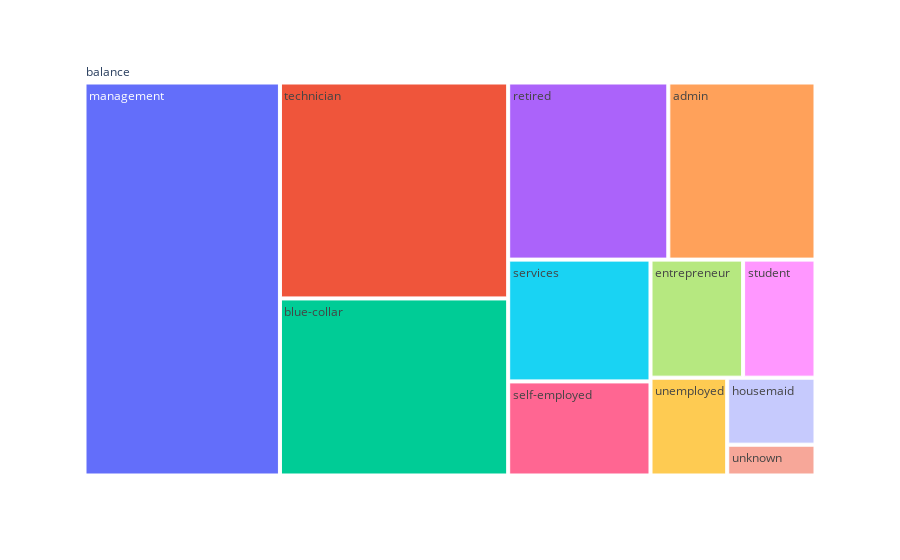

Source (notebook cell):
### Code cell
fig = px.treemap(df, path=[px.Constant('balance'),'job'], values='balance',
                   hover_data=['job'])
fig.show()

### Figure 1 — Plotly figure (JSON) as saved in the notebook; plotly's stock layout.template omitted (floating-point values rounded to 4 significant figures)
{"data": [{"branchvalues": "total", "customdata": [["admin"], ["blue-collar"], ["entrepreneur"], ["housemaid"], ["management"], ["retired"], ["self-employed"], ["services"], ["student"], ["technician"], ["unemployed"], ["unknown"], ["(?)"]], "domain": {"x": [0, 1], "y": [0, 1]}, "hovertemplate": "labels=%{label}<br>balance=%{value}<br>parent=%{parent}<br>id=%{id}<br>job=%{customdata[0]}<extra></extra>", "ids": ["balance/admin", "balance/blue-collar", "balance/entrepreneur", "balance/housemaid", "balance/management", "balance/retired", "balance/self-employed", "balance/services", "balance/student", "balance/technician", "balance/unemployed", "balance/unknown", "balance"], "labels": ["admin", "blue-collar", "entrepreneur", "housemaid", "management", "retired", "self-employed", "services", "student", "technician", "unemployed", "unknown", "balance"], "name": "", "parents": ["balance", "balance", "balance", "balance", "balance", "balance", "balance", "balance", "balance", "balance", "balance", "balance", ""], "type": "treemap", "values": [1072292, 1662263, 449665, 243379, 3159311, 1166573, 550740, 713059, 351586, 2027372, 308657, 111864, 11816761]}], "layout": {"legend": {"tracegroupgap": 0}, "margin": {"t": 60}}}
